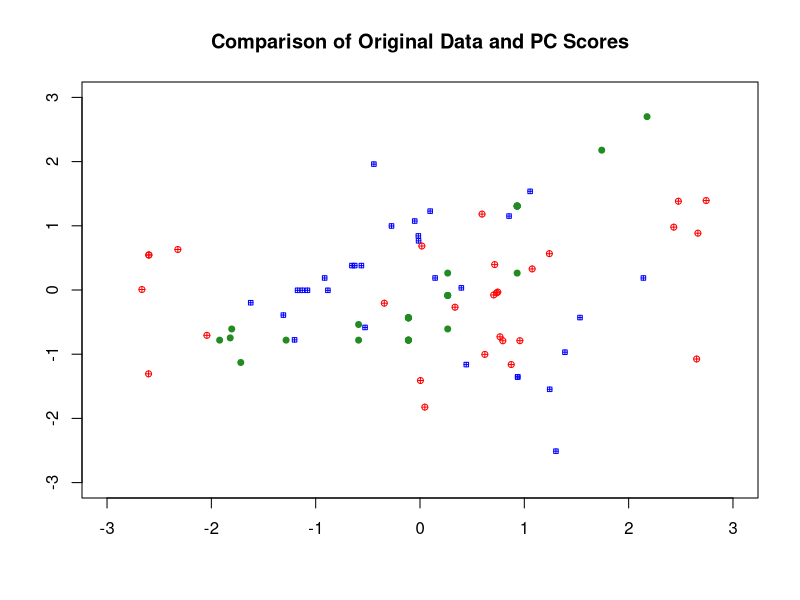
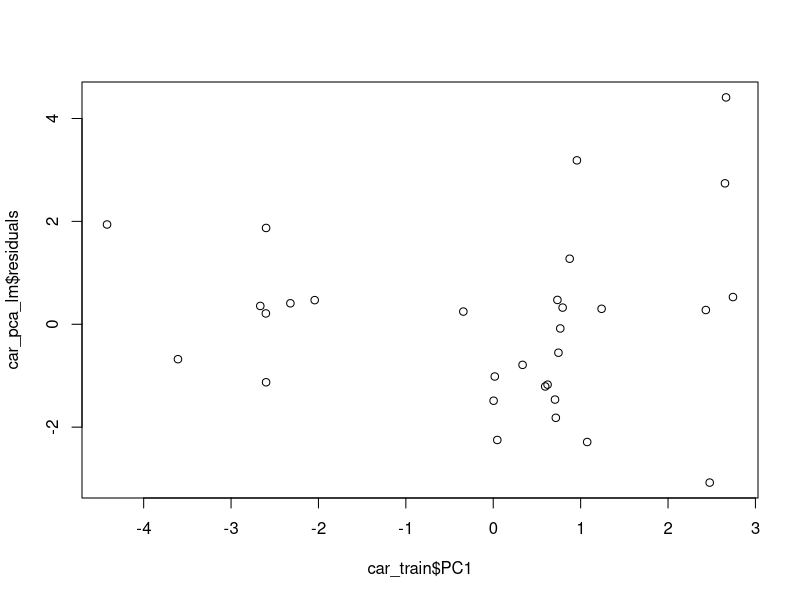
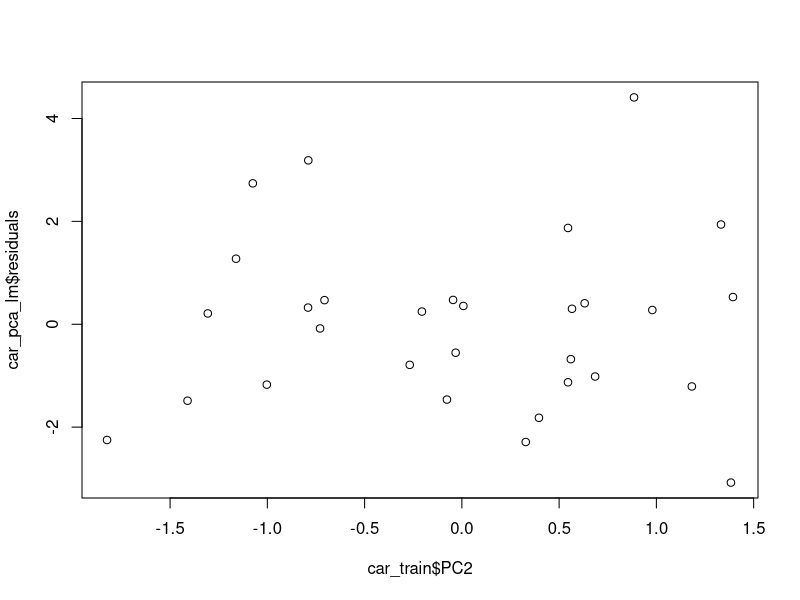

The R script that drew these images, in order: (Note: this script raises an error after producing the figures.)
library(readxl)
library(car)

# Import Auto.xlsx
car_data <- read_excel("./data/Auto.xlsx")
View(car_data)

# Correlation across variables
cor(car_data)

# Determine if we need to scale the data so that the variance is 1
var(car_data)

#Scale data
sCarData <- data.frame(scale(car_data))
var(sCarData)

car_lm <- lm(mpg~., car_data)

#conducting PCA 
car_pca = prcomp(sCarData[,-1])

#view PCA
summary(car_pca)

#understand the equation of the PC components 
car_pca$rotation

#scree Plot to look at the relationship between variables
xl <- seq(-3, 3)
yl <- seq(-3, 3)
plot(xl, yl, type="n", xlab="", ylab="")
points(sCarData$displacement, sCarData$horsepower, pch=19, cex=0.8, col="forestgreen")
points(sCarData$weight, sCarData$acceleration, pch=12, cex=0.6, col="blue")
points(car_pca$x[,1], car_pca$x[,2], pch=10, cex=0.8, col="red")
title ("Comparison of Original Data and PC Scores")

# train data
car_train = cbind(car_data$mpg,car_pca$x[,1],car_pca$x[,2])
car_train = as.data.frame(car_train)
names(car_train) = c("mpg","PC1","PC2")

#View train data
View(car_train)

#create linear regression model on train data
car_pca_lm = lm(mpg~., data = car_train)

#View lm model
car_pca_lm

#Summary lm model
summary(car_pca_lm)

# Durbin-Watson Statistic, D = 0 if there is a strong relationship of residual with time else it is close to 2, alternate there is a relationship with time
dwt(car_pca_lm)

# Normality test for residual, null hypothesis: normally distributed
shapiro.test(car_pca_lm$residuals)

# Does residual have equal variance between residual and every value of x
plot(car_train$PC1 ,car_pca_lm$residuals)
plot(car_train$PC2 ,car_pca_lm$residuals)

#Variance Analysis
vif(car_pca_lm)

#Prepare to be in a position to test the data
cylinders_pc1 <- car_pca$rotation[1,1]
cylinders_pc2 <- car_pca$rotation[1,2]
cylinders_mean <- mean(car_data$cylinders)
cylinders_sd <- sd(car_data$cylinders)

displacement_pc1 <- car_pca$rotation[2,1]
displacement_pc2 <- car_pca$rotation[2,2]
displacement_mean <- mean(car_data$displacement)
displacement_sd <- sd(car_data$displacement)

horsepower_pc1 <- car_pca$rotation[3,1]
horsepower_pc2 <- car_pca$rotation[3,2]
horsepower_mean <- mean(car_data$horsepower)
horsepower_sd <- sd(car_data$horsepower)

weight_pc1 <- car_pca$rotation[4,1]
weight_pc2 <- car_pca$rotation[4,2]
weight_mean <- mean(car_data$weight)
weight_sd <- sd(car_data$weight)

acceleration_pc1 <- car_pca$rotation[5,1]
acceleration_pc2 <- car_pca$rotation[5,2]
acceleration_mean <- mean(car_data$acceleration) 
acceleration_sd <- sd(car_data$acceleration)

# creating test data
AutoTest <- read_excel("./data/AutoTest.xlsx")

# creating test data based on PCA scores
PC1 <- ( (AutoTest$cylinders-cylinders_mean)/cylinders_sd * cylinders_pc1 + 
        (AutoTest$displacement-displacement_mean)/displacement_sd * displacement_pc1 +
          (AutoTest$horsepower-horsepower_mean)/horsepower_sd * horsepower_pc1 +
            (AutoTest$weight-weight_mean)/weight_sd * weight_pc1 +
              (AutoTest$acceleration-acceleration_mean)/acceleration_sd * acceleration_pc1 )

PC2 <- ( (AutoTest$cylinders-cylinders_mean)/cylinders_sd * cylinders_pc2 + 
           (AutoTest$displacement-displacement_mean)/displacement_sd * displacement_pc2 +
             (AutoTest$horsepower-horsepower_mean)/horsepower_sd * horsepower_pc2 +
               (AutoTest$weight-weight_mean)/weight_sd * weight_pc2 +
                 (AutoTest$acceleration-acceleration_mean)/acceleration_sd * acceleratio_pc2 )

# PC1: -0.027740807	-3.197059656	2.335436269
PC1
# PC2: 1.847547323	1.185961153	0.140719857
PC2

#Predict values for test data
predicted_mpg = predict(car_pca_lm,data.frame(PC1, PC2))

#View predicted data
predicted_mpg
predictionAndActuals <- data.frame(predicted_mpg, AutoTest$mpg)
colnames(predictionAndActuals) <- c("Predicted mpg","Actual mpg")
predictionAndActuals
matplot(predictionAndActuals, type = "l")